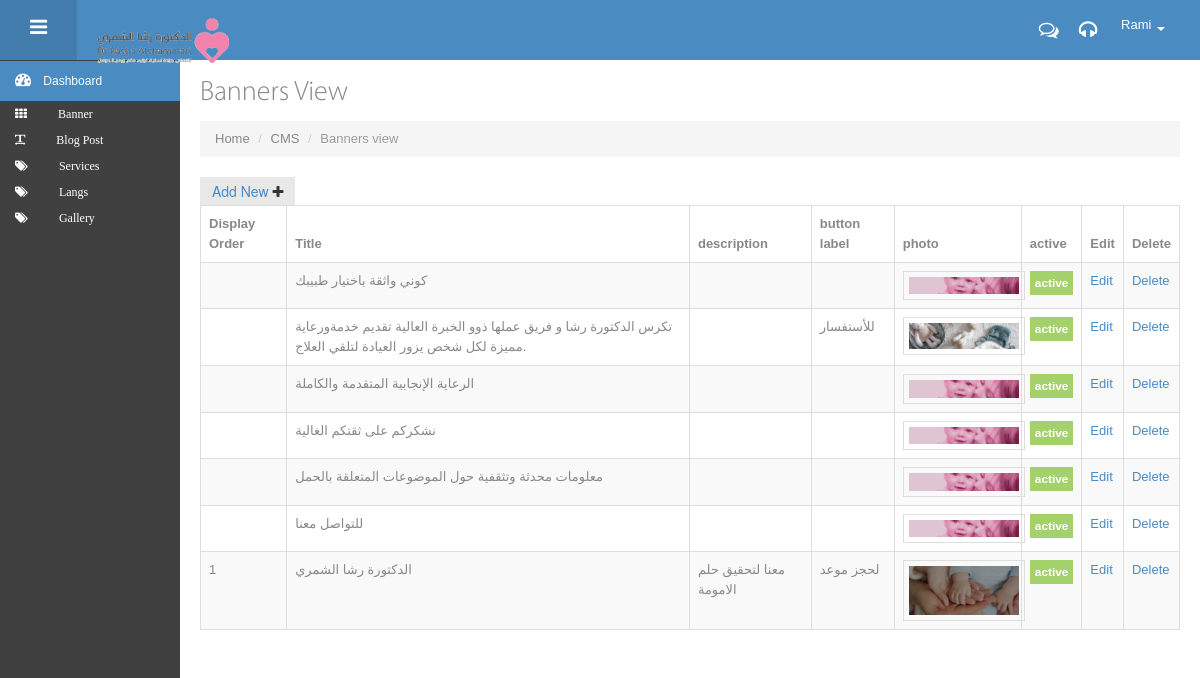
/rasha-cms/BannersView.php (signed in), run on the app's committed database.
### tables this page shows
CREATE TABLE `banner` (
  `banner_id` int(11) NOT NULL,
  `heading` text DEFAULT NULL,
  `description` text DEFAULT NULL,
  `photo` text DEFAULT NULL,
  `cta_link` text DEFAULT NULL,
  `button_lable` text DEFAULT NULL,
  `display_order` int(11) DEFAULT NULL,
  `lang_id` int(11) DEFAULT NULL,
  `is_active` tinyint(1) DEFAULT 1,
  `ar_heading` text DEFAULT NULL,
  `ar_description` text DEFAULT NULL,
  `ar_button_lable` text DEFAULT NULL,
  `ar_cta_link` text DEFAULT NULL
);

### rasha-cms/BannersView.php (the view, shortened to what this page needs)
<?php
require_once('config.php');
?>
<!DOCTYPE html>
 <html lang="en">
<head>
   <link href="assets/bootstrap/css/bootstrap.min.css" rel="stylesheet" />
   <link href="assets/bootstrap/css/bootstrap-responsive.min.css" rel="stylesheet" />
   <link href="assets/bootstrap/css/bootstrap-fileupload.css" rel="stylesheet" />
   <link href="assets/font-awesome/css/font-awesome.css" rel="stylesheet" />
   <link href="css/style.css" rel="stylesheet" />
   <link href="css/style-responsive.css" rel="stylesheet" />
   <link href="css/style-default.css" rel="stylesheet" id="style_color" />
</head>
<body class="fixed-top">
   <?php
        require('header.php');
   ?>
   <div id="container" class="row-fluid">
      <div class="sidebar-scroll">
        <div id="sidebar" class="nav-collapse collapse">
         <?php
         include('menu.php');
            ?>
      </div>
      </div>
      <div id="main-content">
         <div class="container-fluid">
            <div class="row-fluid">
               <div class="span12">
                   <h3 class="page-title">
                     Banners View
                   </h3>
                   <ul class="breadcrumb">
                       <li>
                           <a href="#">Home</a>
                           <span class="divider">/</span>
                       </li>
                       <li>
                           <a href="#">CMS </a>
                           <span class="divider">/</span>
                       </li>
                       <li class="active">
                           Banners view
                       </li>
                   </ul>
               </div>
            </div>
            <div class="clearfix">
                                     <div class="btn-group">
                                         <button id="editable-sample_new" class="btn green">
                                             <a href="./AddBanner.php">Add New</a> <i class="icon-plus"></i>
                                         </button>
                                     </div>
                                 </div>
                                 <table class="table table-striped table-hover table-bordered" id="editable-sample">
                                     <thead>
                                     <tr>
                                         <th>Display Order</th>
                                         <th>Title</th>
                                         <th>description</th>
                                         <th>button label</th>
                                         <th>photo</th>
                                         <th>active</th>
                                         <th>Edit</th>
                                         <th>Delete</th>
                                     </tr>
                                     </thead>
                                     <tbody>
<?php
$q=mysqli_query($connection,"SELECT * FROM banner ORDER BY display_order");
if(mysqli_num_rows($q)<1){
echo "No Banners Found!";
}else{
while($banner = mysqli_fetch_assoc($q)){
    if($banner['is_active']==1){$bannerStatus = '<span class="label label-success">active</span>';}
    else {$bannerStatus='<span class="label label-inverse">Not Active</span>';}
    echo '
    <tr class="center">
                                         <td>'.$banner['display_order'].'</td>
                                         <td>'.$banner['heading'].'</td>
                                         <td>'.$banner['description'].'</td>
                                         <td>'.$banner['button_lable'].'</td>
                                         <td><a target="_blank" href="../'.$banner['photo'].'">
                                         <img src="../'.$banner['photo'].'" alt="banner imge"
                                            class = "banner_img">
                                       </a></td>
                                         <td>'.$bannerStatus.'</td>
                                         <td><a class="edit" href="BannerEdit.php?banner_id='.$banner['banner_id'].'">Edit</a></td>
                                         <td><a class="delete" href="javascript:" onclick="deleteBanner('.$banner['banner_id'].')">Delete</a></td>
                                     </tr>
    ';
}
    }
 ?>
                                     </tbody>
                                 </table>
         </div>
      </div>
   </div>
</body>
</html>

### rasha-cms/css/style-responsive.css (style rules this page uses)
@media (min-width: 980px) { #sidebar { position: absolute; width: 180px; } }
@media (min-width: 980px) { #main-content { margin-top: 0px !important; } }
@media (min-width: 980px) { .fixed-top #main-content { margin-top: 20px; } }

### rasha-cms/css/style-default.css (style rules this page uses)
body { color: #888888; }
a, a:hover { text-shadow: none !important; color: #4a8bc2; }

### rasha-cms/BannersView.php (style rules this page uses)
.banner_img { border: 1px solid #ddd; border-radius: 4px; padding: 5px; width: 150px; }

### data on the page
banner: heading "كوني واثقة باختيار طبيبك", photo (picture), is_active "active"
banner: heading "تكرس الدكتورة رشا و فريق عملها ذوو الخبرة العالية تقديم خدمةورعاية مميزة لكل شخص يزور العيادة لتلقي العلاج.", button_lable "للأستفسار", photo (picture), is_active "active"
banner: heading "الرعاية الإنجابية المتقدمة والكاملة", photo (picture), is_active "active"
banner: heading "نشكركم على ثقتكم الغالية", photo (picture), is_active "active"
banner: heading "معلومات محدثة وتثقفية حول الموضوعات المتعلقة بالحمل", photo (picture), is_active "active"
banner: heading "للتواصل معنا", photo (picture), is_active "active"
banner: display_order "1", heading "الدكتورة رشا الشمري", description "معنا لتحقيق حلم الامومة", button_lable "لحجز موعد", photo (picture), is_active "active"

### other printed values
$_SESSION['username'] "Rami"
